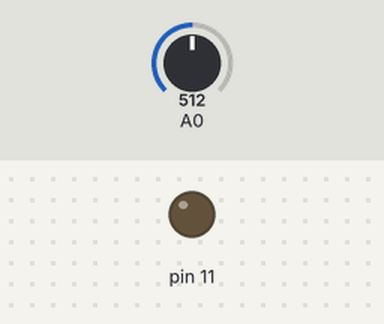
Bench run of a sketch on a simulated Arduino Uno, built with avr-gcc and run on an emulated ATmega328P. On the bench: output pins drawn as LEDs (lit = HIGH). The test bench sets the inputs (shaded band); at power-on: A0 = 512.

Above: at 1.2 s.
1.3 s: A0 set to 410
2.8 s: A0 set to 392
At 3.9 s:
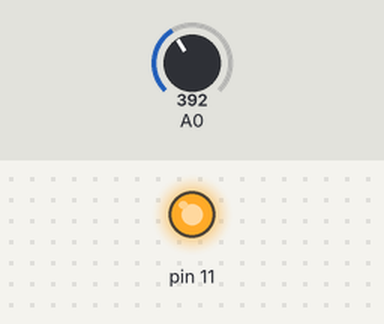
5.8 s: A0 set to 511
At 8.0 s:
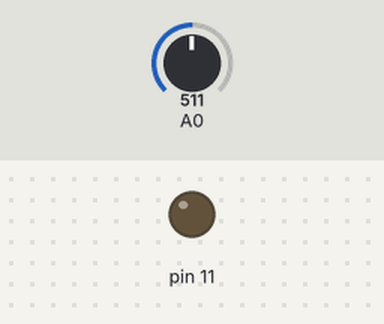
8.3 s: A0 set to 390
At 9.3 s:
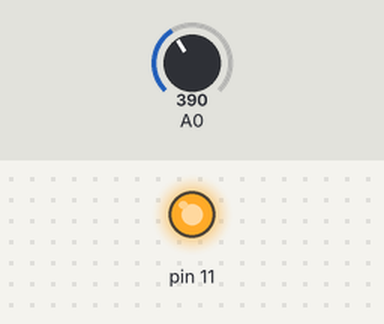
Timing chart, 0 to 11.3 s (numbered marks = the images above; inputs shaded):
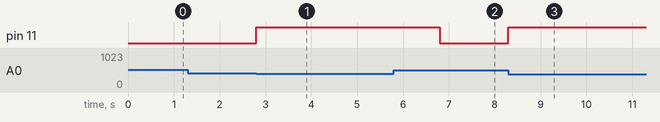

Measured:
- the behaviour switches between 400 and 399 on A0 (found by bisection; images 0 and 1)
- after the input at 1.3 s, every drawn part: stays the same
- after the input at 2.8 s, pin 11: LOW → HIGH at once
- after the input at 5.8 s, pin 11: HIGH → LOW after 1.0 s
- after the input at 8.3 s, pin 11: LOW → HIGH at once

The sketch:

sketch_dec27a.ino
```cpp
void setup()
{
  pinMode(11, OUTPUT);
}

void loop()
{
  int a = analogRead(A0);
  if(a < 400){
    digitalWrite(11,HIGH);
    delay(2000);
    digitalWrite(11,LOW);
  }
}
```
